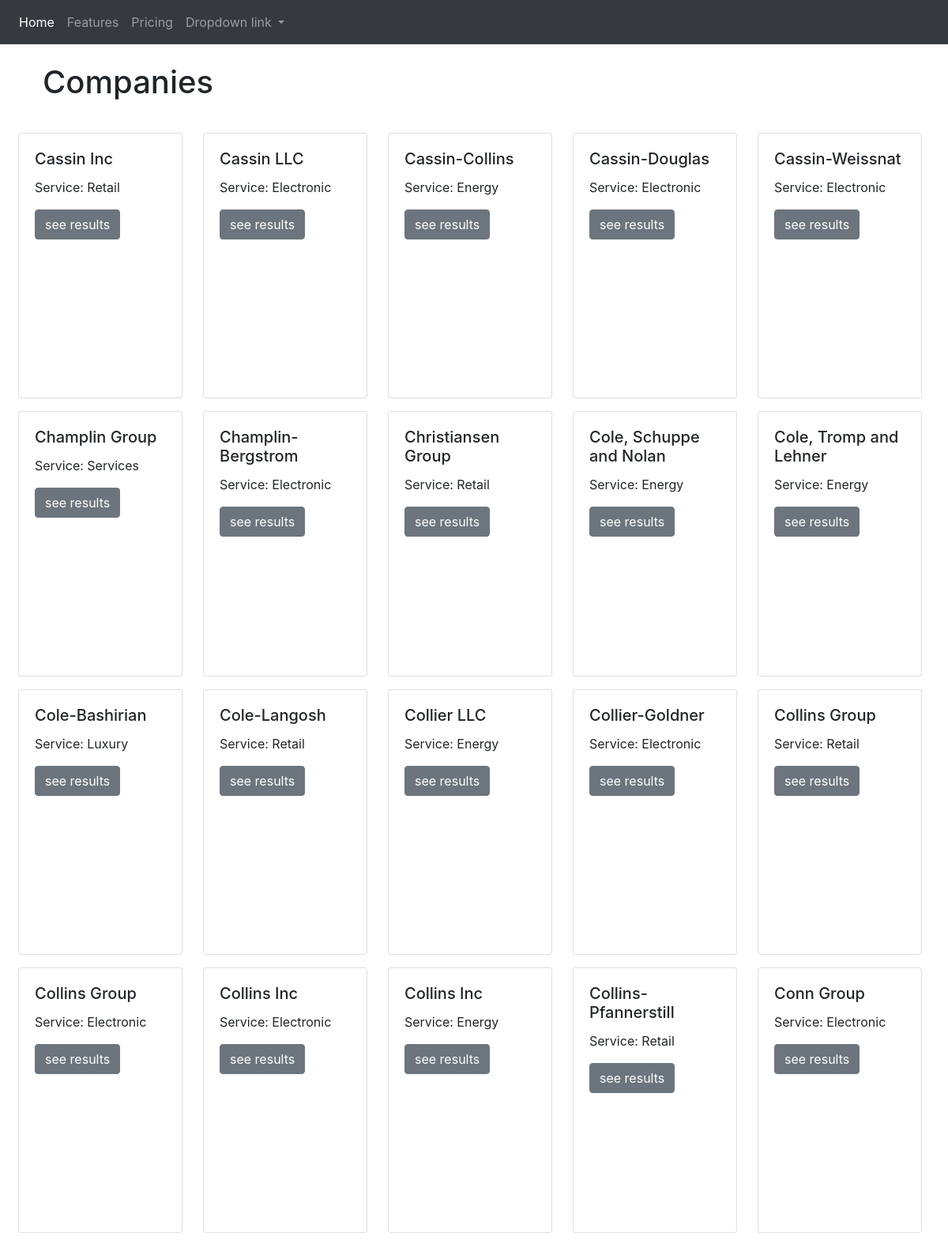
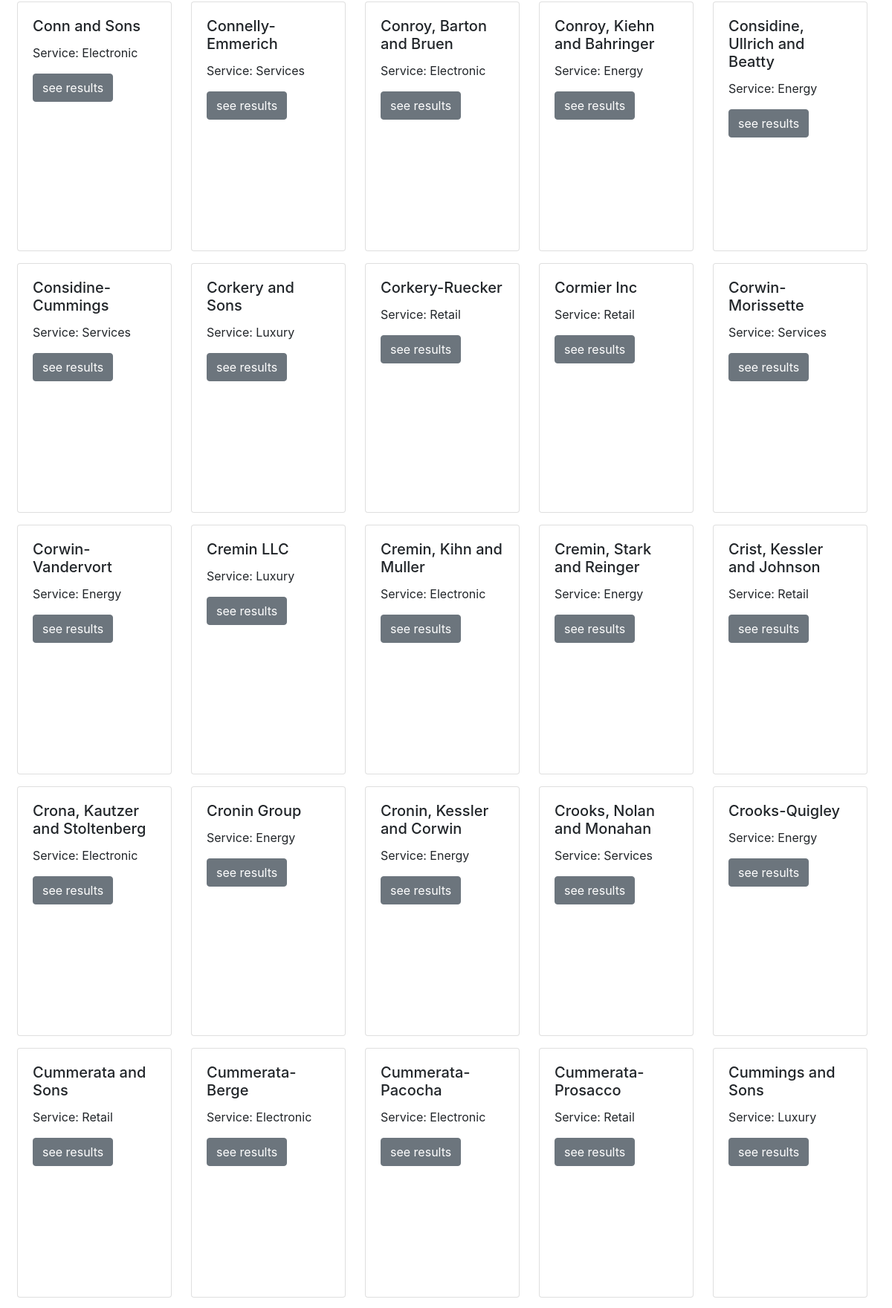
The app's page /company/?page=2 (upper part) with its own data (2 pictures, top to bottom).
### apptkt/models.py (models this page shows, shortened)
class Company(models.Model):
    name = models.CharField(max_length=100)
    sector = models.CharField(max_length=100)
    siren = models.IntegerField()

### apptkt/views.py (the view)
def index(request):
    companies = Company.objects.order_by("name")
    """ Pagination - Show 120 companies per page """
    paginator = Paginator(companies, 120)
    page = request.GET.get('page')
    try:
        companies = paginator.page(page)
    except PageNotAnInteger:
        companies = paginator.page(1)
    except EmptyPage:
        companies = paginator.page(paginator.num_pages)
    context = {'companies': companies, }
    return render(request, 'index.html', context)

### apptkt/templates/index.html (shortened to what this page needs)
{% extends "base.html" %}
{% load static %}
{% block content %}
<div class="container-fluid">
    <div class="container p-4">
        <h1>Companies</h1>
    </div>
    <div class="cards-company">
        {% for company in companies %}
                <div class="card m-2" style="width: 13rem; height: 21rem;">
                    <div class="card-body">
                        <h5 class="card-title">{{ company.name }}</h5>
                        <p class="card-text">Service: {{company.sector}}</p>
                        <a href="{% url 'company:detail' company.pk %}" class="btn btn-secondary">see results</a>
                    </div>
                </div>
        {% endfor %}
    </div>
</div>
{% endblock content %}

### static/css/main.css (style rules this page uses)
.cards-company { display: grid; grid-template-columns: 1fr 1fr 1fr 1fr 1fr 1fr; }
@media all and (min-width: 1024px) and (max-width: 1280px) { .cards-company { display: grid; grid-template-columns: 1fr 1fr 1fr 1fr 1fr; } }

### records on screen
Company: name "Cassin Inc", sector "Retail"
Company: name "Cassin LLC", sector "Electronic"
Company: name "Cassin-Collins", sector "Energy"
Company: name "Cassin-Douglas", sector "Electronic"
Company: name "Cassin-Weissnat", sector "Electronic"
Company: name "Champlin Group", sector "Services"
Company: name "Champlin-Bergstrom", sector "Electronic"
Company: name "Christiansen Group", sector "Retail"
Company: name "Cole, Schuppe and Nolan", sector "Energy"
Company: name "Cole, Tromp and Lehner", sector "Energy"
Company: name "Cole-Bashirian", sector "Luxury"
Company: name "Cole-Langosh", sector "Retail"
Company: name "Collier LLC", sector "Energy"
Company: name "Collier-Goldner", sector "Electronic"
Company: name "Collins Group", sector "Retail"
Company: name "Collins Group", sector "Electronic"
Company: name "Collins Inc", sector "Electronic"
Company: name "Collins Inc", sector "Energy"
Company: name "Collins-Pfannerstill", sector "Retail"
Company: name "Conn Group", sector "Electronic"
Company: name "Conn and Sons", sector "Electronic"
Company: name "Connelly-Emmerich", sector "Services"
Company: name "Conroy, Barton and Bruen", sector "Electronic"
Company: name "Conroy, Kiehn and Bahringer", sector "Energy"
Company: name "Considine, Ullrich and Beatty", sector "Energy"
Company: name "Considine-Cummings", sector "Services"
Company: name "Corkery and Sons", sector "Luxury"
Company: name "Corkery-Ruecker", sector "Retail"
Company: name "Cormier Inc", sector "Retail"
Company: name "Corwin-Morissette", sector "Services"
Company: name "Corwin-Vandervort", sector "Energy"
Company: name "Cremin LLC", sector "Luxury"
Company: name "Cremin, Kihn and Muller", sector "Electronic"
Company: name "Cremin, Stark and Reinger", sector "Energy"
Company: name "Crist, Kessler and Johnson", sector "Retail"
Company: name "Crona, Kautzer and Stoltenberg", sector "Electronic"
Company: name "Cronin Group", sector "Energy"
Company: name "Cronin, Kessler and Corwin", sector "Energy"
Company: name "Crooks, Nolan and Monahan", sector "Services"
Company: name "Crooks-Quigley", sector "Energy"
Company: name "Cummerata and Sons", sector "Retail"
Company: name "Cummerata-Berge", sector "Electronic"
Company: name "Cummerata-Pacocha", sector "Electronic"
Company: name "Cummerata-Prosacco", sector "Retail"
Company: name "Cummings and Sons", sector "Luxury"
